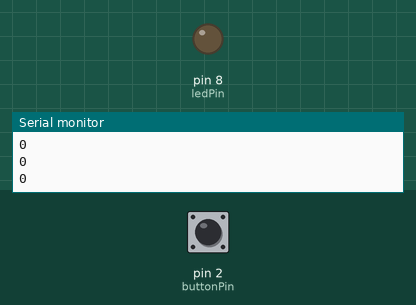
This sketch was run on a simulated Arduino Uno, built with avr-gcc and run on an emulated ATmega328P. On the bench: output pins drawn as LEDs (lit = HIGH), the last lines printed to the serial monitor. The test bench sets the inputs (shaded band); at power-on: pin 2 (buttonPin) LOW.

Above: at 1.2 s.
1.3 s: pin 2 (buttonPin) pulled HIGH for 0.15 s
At 1.38 s:
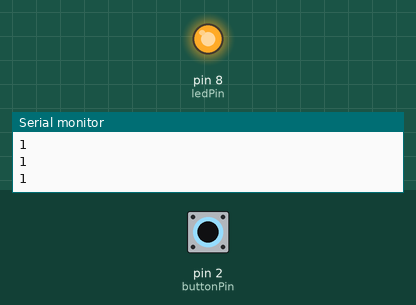
Timing chart, 0 to 4.3 s (numbered marks = the images above; inputs shaded):
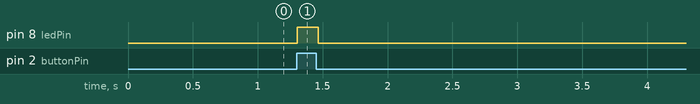

The sketch:

Master_mode.ino
```cpp
#include <SoftwareSerial.h>
SoftwareSerial BTserial(10, 11);

int state = 0;
const int ledPin = 8;  //the pin your led is connected to
const int buttonPin = 2;  //the pin your button is connected to

int buttonState = 0;

void setup() {

  Serial.begin(9600);
  BTserial.begin(38400);

  pinMode(ledPin, OUTPUT);
  pinMode(2, INPUT);

}

void loop() {

  buttonState = digitalRead(2);
  Serial.println(buttonState);

  if (buttonState == HIGH) {
    digitalWrite(ledPin, HIGH);
    //delay(20);
    BTserial.write('1');  //sends a 1 through the bluetooth serial link
    delay (20);
    digitalWrite(ledPin, LOW);
  }

  else {
    BTserial.write('0');
    digitalWrite(ledPin, LOW);
    delay(20);
  }
}
```

Measured:
- after the input at 1.3 s, pin 8 (ledPin): LOW → HIGH at once, → LOW 0.16 s later
